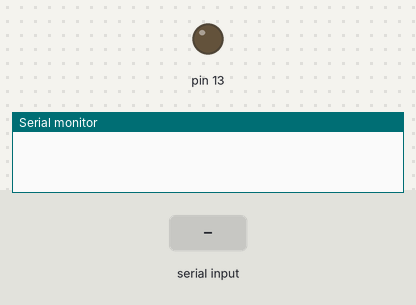
A sketch run on a simulated Arduino Uno, built with avr-gcc and run on an emulated ATmega328P. Parts: output pins drawn as LEDs (lit = HIGH), the last lines printed to the serial monitor. The test bench sets the inputs (shaded band).

Above: at 1.2 s.
1.3 s: "a" received over Serial
At 1.6 s:
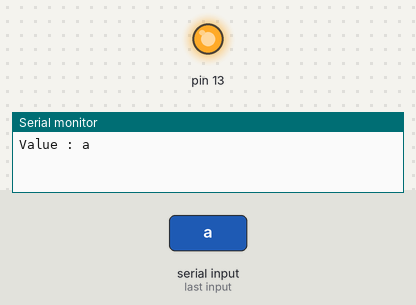
2.8 s: "b" received over Serial
At 3.9 s:
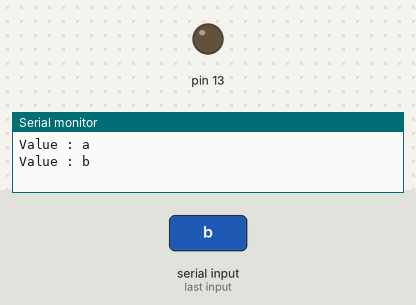
Timing chart, 0 to 5.8 s (numbered marks = the images above; inputs shaded):
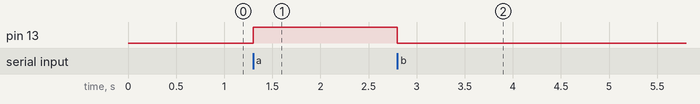

Measured:
- after the input at 1.3 s, pin 13: LOW → HIGH at once
- after the input at 2.8 s, pin 13: HIGH → LOW at once

The sketch:

sketch_sep24a.ino
```cpp
char ch;

void setup() {
  // put your setup code here, to run once:

  Serial.begin(9600);
  pinMode(13, OUTPUT);

}

void loop() {
  // put your main code here, to run repeatedly:
  if (Serial.available())
  {
    ch = Serial.read();

    Serial.print("Value : ");
    Serial.println(ch);
    if(ch == 'a')
    {
      digitalWrite(13, HIGH);
    }
    if(ch == 'b')
    {
      digitalWrite(13, LOW);
    }

    delay(700);
  }


}
```
